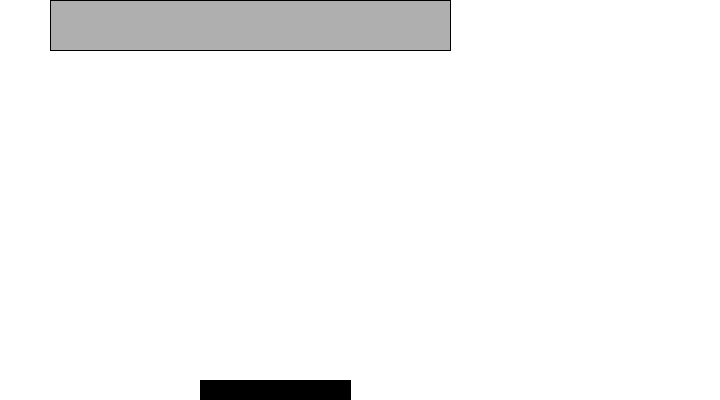
Frame 1 (no input)
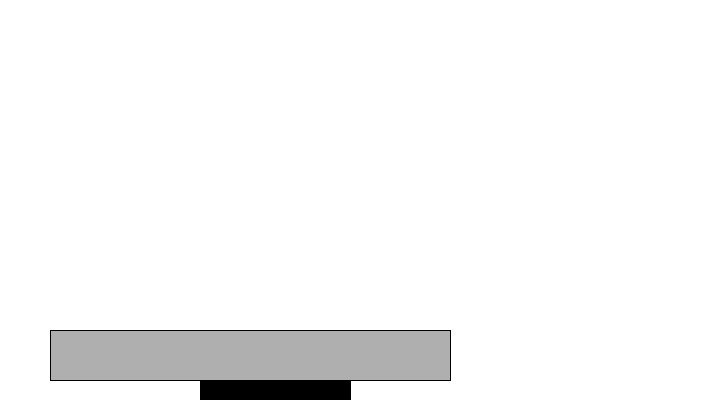
Frame 60 (the mouse pressed at the canvas centre just before this capture)
Frame 120 (the mouse held since frame 60 and released just before this capture): identical to frame 60, image omitted

The Processing sketch that drew these frames (run headless with seeded random() and noise(); from frame 60 on, the mouse is pressed at the canvas centre):

// Processing sketch: processing_75592
// ── processing_75592.pde

float posX = 50;
float posY = 50;

float speed = 0;
float gravity = 0.5;

int lastMillies = 0;

float buildingY = 380;
float buildingX = 200;

void setup(){
  size (720,400);
} 

void draw(){
  background (255);
  
  
float tposX = posX + 400;
float tposY = posY-50;
  
  //square-man
  fill (175);
  stroke (0);
  rectMode (CORNERS);
  rect (tposX,tposY,posX,posY);
  
  //add speed to location
  posY = posY + speed;
  //add gravity to speed
  speed = speed + gravity;
  
  //if square hits the building, stop
  if (posY >= buildingY){
   posY = buildingY; 
  }

  //building
  fill (0);
  rect (350,460,buildingX,buildingY);
}

//jumping
 void keyReleased() {
   if (key == ' '  &&  (abs(posY-buildingY) < 5)) { 
     speed = -5;
  }
}
 
//   int millies = millis();
//    if (key == ' '  &&  ( millies-lastMillies >1000 ));
